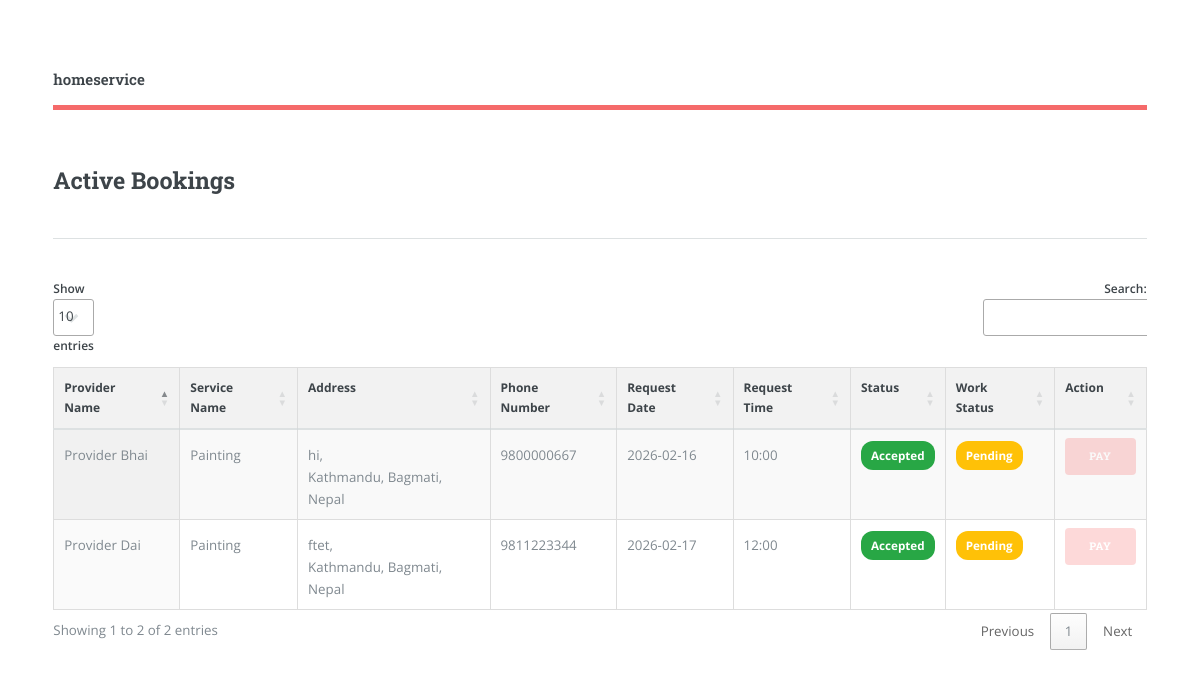
The app's page /mybookings.php (signed in), older data.
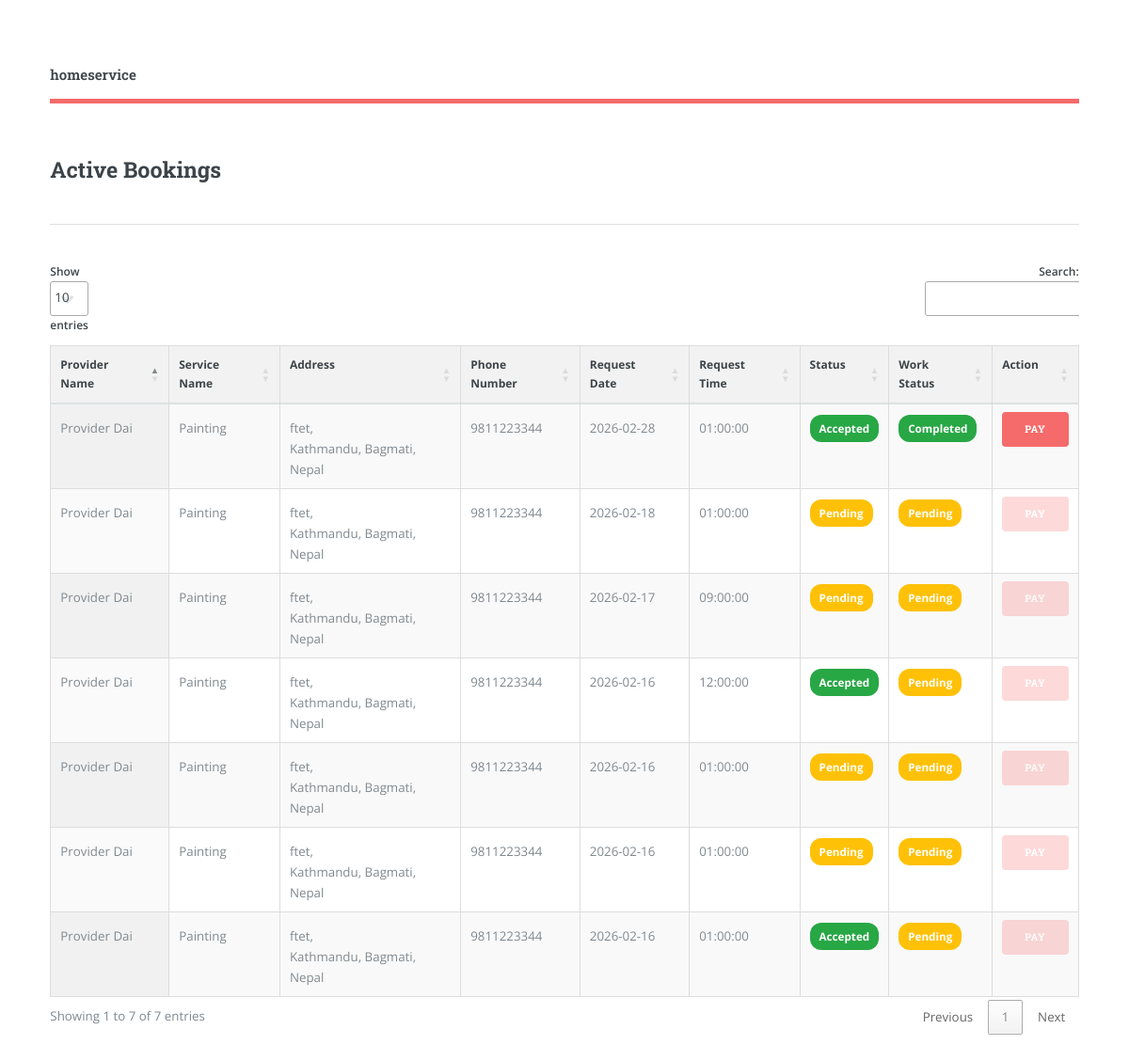
The same page, newer data.
### tables this page shows
CREATE TABLE `service_request` (
  `srid` int(11) NOT NULL,
  `consumer_id` int(11) NOT NULL,
  `provider_id` int(11) NOT NULL,
  `service_id` int(11) NOT NULL,
  `req_date` date NOT NULL,
  `req_time` varchar(50) DEFAULT NULL,
  `status` varchar(50) NOT NULL DEFAULT 'Pending',
  `work_status` varchar(50) NOT NULL DEFAULT 'Pending',
  `payment_status` varchar(50) NOT NULL DEFAULT 'Pending',
  `charge` decimal(10,2) NOT NULL DEFAULT 0.00,
  `last_modified` timestamp NOT NULL DEFAULT current_timestamp() ON UPDATE current_timestamp(),
  `read_status_c` tinyint(1) NOT NULL DEFAULT 0,
  `msgc` varchar(255) DEFAULT NULL,
  `read_status` tinyint(1) DEFAULT 0,
  `msgp` varchar(255) DEFAULT NULL,
  `wallet` decimal(10,2) NOT NULL DEFAULT 0.00,
  `service_duration` int(11) NOT NULL DEFAULT 60 COMMENT 'Duration of service in minutes',
  `transaction_id` text DEFAULT NULL,
  `user_lat` decimal(10,8) DEFAULT NULL,
  `user_lng` decimal(11,8) DEFAULT NULL,
  `distance_km` decimal(10,2) DEFAULT NULL
);

CREATE TABLE `provider` (
  `pid` int(11) NOT NULL,
  `fname` varchar(50) NOT NULL,
  `mname` varchar(50) DEFAULT NULL,
  `lname` varchar(50) NOT NULL,
  `dob` date DEFAULT NULL,
  `gender` enum('Male','Female','Other') DEFAULT 'Male',
  `country` varchar(50) DEFAULT NULL,
  `state` varchar(50) DEFAULT NULL,
  `city` varchar(50) DEFAULT NULL,
  `address` text DEFAULT NULL,
  `phnno` varchar(20) DEFAULT NULL,
  `email` varchar(100) NOT NULL,
  `photo` varchar(255) DEFAULT NULL,
  `average_rating` decimal(2,1) DEFAULT 0.0,
  `created_at` timestamp NOT NULL DEFAULT current_timestamp(),
  `password` varchar(255) NOT NULL,
  `rating_count` int(11) NOT NULL DEFAULT 0,
  `latitude` decimal(10,8) DEFAULT NULL,
  `longitude` decimal(11,8) DEFAULT NULL
);

CREATE TABLE `services` (
  `sid` int(11) NOT NULL,
  `sname` varchar(100) NOT NULL,
  `description` text DEFAULT NULL,
  `icon` varchar(100) DEFAULT NULL,
  `created_at` timestamp NOT NULL DEFAULT current_timestamp()
);

### mybookings.php (the view, shortened to what this page needs)
<?php
$con = mysqli_connect("localhost", "root", "", "homeservice");
$id = $_SESSION["consumer_id"];
$query = "SELECT provider.fname, provider.mname, provider.lname, provider.address, provider.city, provider.state, provider.country,
            provider.phnno,
            service_request.req_date AS fdate, service_request.req_time,
            service_request.status AS status, service_request.work_status,
            service_request.payment_status, service_request.srid, services.sname
          FROM service_request
          JOIN provider ON provider.pid = service_request.provider_id
          JOIN consumer ON consumer.cid = service_request.consumer_id
          JOIN services ON services.sid = service_request.service_id
          WHERE service_request.consumer_id = ?
          AND service_request.payment_status = 0 -- Filter for pending payment
          ORDER BY service_request.req_date DESC, service_request.req_time DESC";
$stmt = $con->prepare($query);
$stmt->bind_param("s", $id);
$stmt->execute();
$stmt->store_result();
?>
<!DOCTYPE HTML>
<html>
<head>
    <link rel="stylesheet" href="assets/css/main.css" />
    <link rel="stylesheet" href="https://cdn.datatables.net/1.13.5/css/jquery.dataTables.min.css">
</head>
<body class="is-preload">
    <div id="wrapper">
        <div id="main">
            <div class="inner">
                <header id="header">
                    <a href="welcome.php" class="logo"><strong>homeservice</strong></a>
                </header>
                <section>
                    <h2 id="elements">Active Bookings</h2>
                    <hr class="major" />
                    <div class="row gtr-200">
                        <div class="col-12 col-12-medium">
                            <div class="table-wrapper">
                                <?php
                                if ($stmt->num_rows > 0) {
                                    $stmt->bind_result($fname, $mname, $lname, $address, $city, $state, $country, $phnno, $fdate, $rtime, $status, $workstatus, $payment_status, $srid, $sname);
                                    echo '<table id="myTable" class="display">
                                          <thead>
                                              <tr>
                                                  <th>Provider Name</th>
                                                  <th>Service Name</th>
                                                  <th>Address</th>
                                                  <th>Phone Number</th>
                                                  <th>Request Date</th>
                                                  <th>Request Time</th>
                                                  <th>Status</th>
                                                  <th>Work Status</th>
                                                  <th>Action</th>
                                              </tr>
                                          </thead>
                                          <tbody>';
                                    while ($stmt->fetch()) {
                                        $status_label = $status == 0 ? "Pending" : ($status == 1 ? "Accepted" : "Rejected");
                                        $status_class = $status == 0 ? "badge-warning" : ($status == 1 ? "badge-success" : "badge-danger");
                                        $workstatus_label = $workstatus == 0 ? "Pending" : "Completed";
                                        $workstatus_class = $workstatus == 0 ? "badge-warning" : "badge-success";
                                        $action_button = ($status == 1 && $workstatus == 1 && $payment_status == 0)
                                            ? "<button class='action-btn primary'>Pay</button>"
                                            : "<button class='action-btn primary' disabled>Pay</button>";
                                        echo '<tr>
                                                <td>' . $fname . ' ' . $mname . ' ' . $lname . '</td>
                                                <td>' . $sname . '</td>
                                                <td>' . $address . ',<br>' . $city . ', ' . $state . ', ' . $country . '</td>
                                                <td>' . $phnno . '</td>
                                                <td>' . $fdate . '</td>
                                                <td>' . $rtime . '</td>
                                                <td><span class="badge ' . $status_class . '">' . $status_label . '</span></td>
                                                <td><span class="badge ' . $workstatus_class . '">' . $workstatus_label . '</span></td>
                                                <td>' . $action_button . '</td>
                                              </tr>';
                                    }
                                    echo '</tbody>
                                          </table>';
                                } else {
                                    echo "<h3 style='color:red'>No Active Bookings Found</h3>";
                                }
                                ?>
                            </div>
                        </div>
                    </div>
                </section>
            </div>
        </div>
    </div>
</body>
</html>

### mybookings.php (style rules this page uses)
table.dataTable { border-collapse: collapse; border: 1px solid #ddd; width: 100%; }
table.dataTable th, table.dataTable td { border: 1px solid #ddd; padding: 8px; }
table.dataTable th { background-color: #f2f2f2; text-align: left; }
.badge { display: inline-block; padding: 5px 10px; font-size: 0.875em; font-weight: bold; border-radius: 12px; }
.badge-warning { background-color: #ffc107; color: #fff; }
.badge-success { background-color: #28a745; color: #fff; }

Row changes from the older to the newer data that the page shows:
removed service_request: provider.fname "Provider", provider.lname "Dai", service.sname "Painting", provider.address "ftet", provider.city "Kathmandu", provider.state "Bagmati", provider.country "Nepal", provider.phnno "9811223344", req_date "2026-02-17", req_time "12:00", status "Accepted", work_status "Pending", shows "PAY"
removed service_request: provider.fname "Provider", provider.lname "Bhai", service.sname "Painting", provider.address "hi", provider.city "Kathmandu", provider.state "Bagmati", provider.country "Nepal", provider.phnno "9800000667", req_date "2026-02-16", req_time "10:00", status "Accepted", work_status "Pending", shows "PAY"
added service_request: provider.fname "Provider", provider.lname "Dai", service.sname "Painting", provider.address "ftet", provider.city "Kathmandu", provider.state "Bagmati", provider.country "Nepal", provider.phnno "9811223344", req_date "2026-02-28", req_time "01:00:00", status "Accepted", work_status "Completed", payment_status "PAY"
added service_request: provider.fname "Provider", provider.lname "Dai", service.sname "Painting", provider.address "ftet", provider.city "Kathmandu", provider.state "Bagmati", provider.country "Nepal", provider.phnno "9811223344", req_date "2026-02-18", req_time "01:00:00", status "Pending", work_status "Pending", shows "PAY"
added service_request: provider.fname "Provider", provider.lname "Dai", service.sname "Painting", provider.address "ftet", provider.city "Kathmandu", provider.state "Bagmati", provider.country "Nepal", provider.phnno "9811223344", req_date "2026-02-17", req_time "09:00:00", status "Pending", work_status "Pending", shows "PAY"
added service_request: provider.fname "Provider", provider.lname "Dai", service.sname "Painting", provider.address "ftet", provider.city "Kathmandu", provider.state "Bagmati", provider.country "Nepal", provider.phnno "9811223344", req_date "2026-02-16", req_time "12:00:00", status "Accepted", work_status "Pending", shows "PAY"
added service_request: provider.fname "Provider", provider.lname "Dai", service.sname "Painting", provider.address "ftet", provider.city "Kathmandu", provider.state "Bagmati", provider.country "Nepal", provider.phnno "9811223344", req_date "2026-02-16", req_time "01:00:00", status "Pending", work_status "Pending", shows "PAY"
added service_request: provider.fname "Provider", provider.lname "Dai", service.sname "Painting", provider.address "ftet", provider.city "Kathmandu", provider.state "Bagmati", provider.country "Nepal", provider.phnno "9811223344", req_date "2026-02-16", req_time "01:00:00", status "Pending", work_status "Pending", shows "PAY"
added service_request: provider.fname "Provider", provider.lname "Dai", service.sname "Painting", provider.address "ftet", provider.city "Kathmandu", provider.state "Bagmati", provider.country "Nepal", provider.phnno "9811223344", req_date "2026-02-16", req_time "01:00:00", status "Accepted", work_status "Pending", shows "PAY"
Text that changed along with them:
text written by a page script: "Show entries Search: Showing 1 to 2 of 2 entries Previous 1 Next" → "Show entries Search: Showing 1 to 7 of 7 entries Previous 1 Next"
